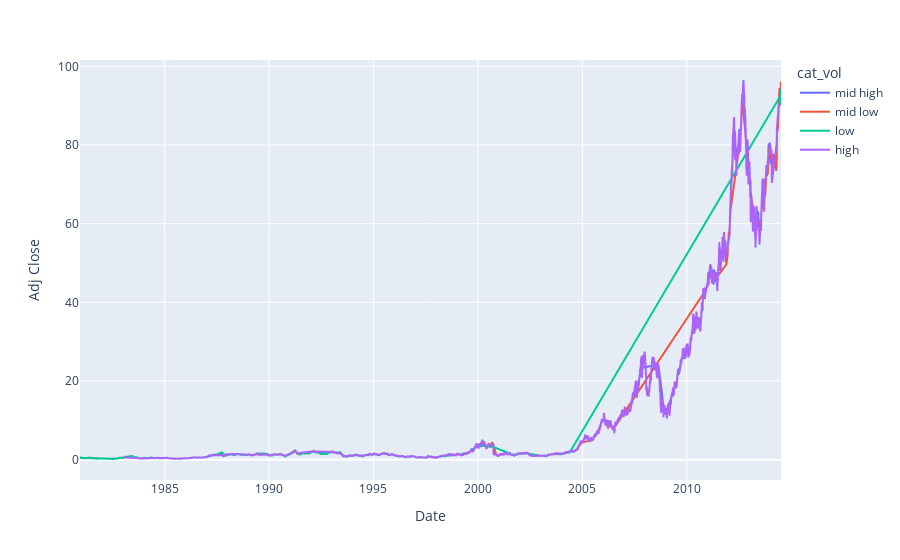

The notebook cell saved with this chart:
### Code cell
# With plotly ?

fig = px.line(apple.reset_index(), x='Date',y='Adj Close', color='cat_vol')
fig.show()

### Figure 1 — Plotly figure (JSON) as saved in the notebook; plotly's stock layout.template omitted (floating-point values rounded to 4 significant figures; data arrays with more than 128 entries replaced by an {"elided": "..."} marker saying what was removed)
{"data": [{"hovertemplate": "cat_vol=mid high<br>Date=%{x}<br>Adj Close=%{y}<extra></extra>", "legendgroup": "mid high", "line": {"color": "#636efa", "dash": "solid"}, "mode": "lines", "name": "mid high", "showlegend": true, "type": "scattergl", "x": {"elided": "2115 str values"}, "xaxis": "x", "y": {"elided": "2115 float values"}, "yaxis": "y"}, {"hovertemplate": "cat_vol=mid low<br>Date=%{x}<br>Adj Close=%{y}<extra></extra>", "legendgroup": "mid low", "line": {"color": "#EF553B", "dash": "solid"}, "mode": "lines", "name": "mid low", "showlegend": true, "type": "scattergl", "x": {"elided": "2117 str values"}, "xaxis": "x", "y": {"elided": "2117 float values"}, "yaxis": "y"}, {"hovertemplate": "cat_vol=low<br>Date=%{x}<br>Adj Close=%{y}<extra></extra>", "legendgroup": "low", "line": {"color": "#00cc96", "dash": "solid"}, "mode": "lines", "name": "low", "showlegend": true, "type": "scattergl", "x": {"elided": "2117 str values"}, "xaxis": "x", "y": {"elided": "2117 float values"}, "yaxis": "y"}, {"hovertemplate": "cat_vol=high<br>Date=%{x}<br>Adj Close=%{y}<extra></extra>", "legendgroup": "high", "line": {"color": "#ab63fa", "dash": "solid"}, "mode": "lines", "name": "high", "showlegend": true, "type": "scattergl", "x": {"elided": "2116 str values"}, "xaxis": "x", "y": {"elided": "2116 float values"}, "yaxis": "y"}], "layout": {"legend": {"title": {"text": "cat_vol"}, "tracegroupgap": 0}, "margin": {"t": 60}, "xaxis": {"anchor": "y", "domain": [0, 1], "title": {"text": "Date"}}, "yaxis": {"anchor": "x", "domain": [0, 1], "title": {"text": "Adj Close"}}}}
